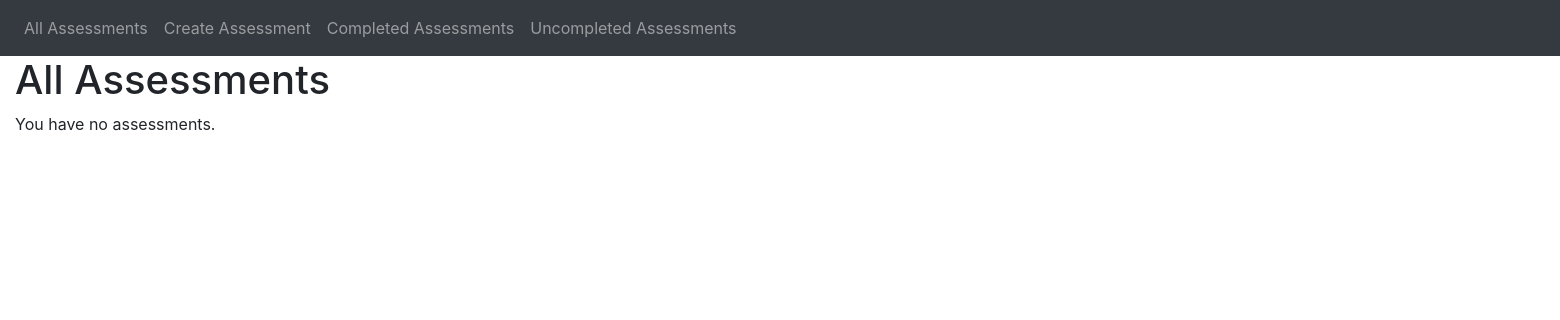
Before: / with the older database file.
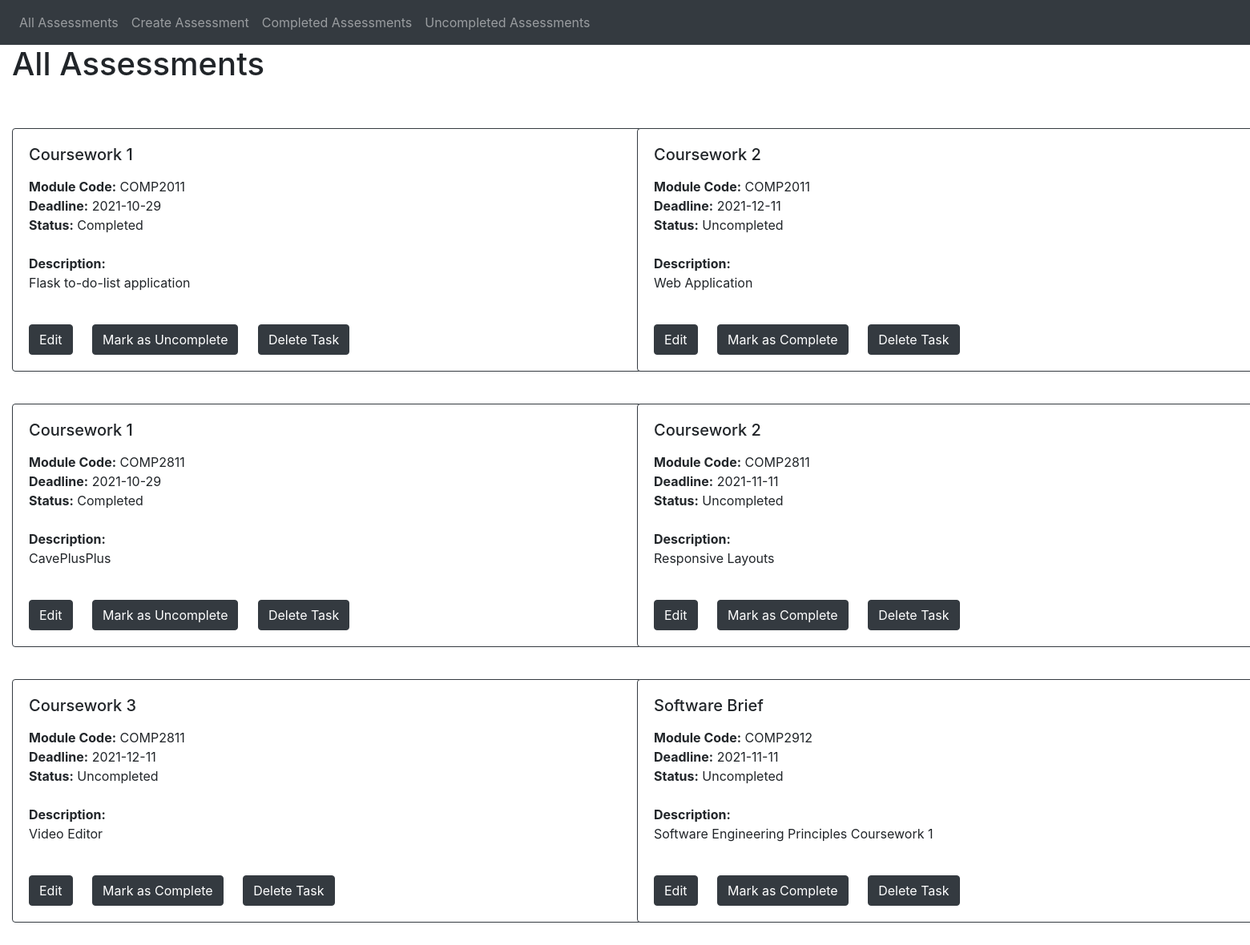
After: the same page with the newer database file.
### app/models.py (models this page shows)
class Assessment(db.Model):
  id = db.Column(db.Integer, primary_key=True)
  title = db.Column(db.String(100))
  code = db.Column(db.String(10))
  deadline = db.Column(db.Date())
  description = db.Column(db.String(500))
  status = db.Column(db.Boolean())

### app/views.py (the view)
@app.route('/', methods=['GET', 'POST'])
def home():
	description = home_description
	tasks = models.Assessment.query.order_by(models.Assessment.id).all()
	if len(tasks) > 0 :
		description = ''
	return render_template(home_template,title=home_title,description=description,tasks=tasks)

### app/templates/home.html
{% extends "base.html" %}
{% block content %}
<div class="row">
{% for task in tasks %}
<div class="col-sm-6">
  <br>
  <div class="card border-dark mb-3 cardstyle">
    <div class="card-body">
      <h5 class="card-title"> {{ task.title }} </h5>
      <p class="card-text">
        <div><strong>Module Code:</strong> {{ task.code }}</div>
        <div><strong>Deadline:</strong> {{ task.deadline }}</div>
        <div>
          <strong>Status:</strong>
          {% if task.status == 0 %}
            Uncompleted
          {% else %}
            Completed
          {% endif %}
        </div>
        <br>
        <div><strong>Description:</strong></div>
        <div> {{ task.description }} </div>
      </p>
      <br>
      <a href="/edit/{{ task.id }}" class="btn btn-dark card-link">Edit</a>
      {% if task.status == 0 %}
        <a href="/mark/{{ task.id }}" class="btn btn-dark card-link">Mark as Complete</a>
      {% else %}
        <a href="/unmark/{{ task.id }}" class="btn btn-dark card-link">Mark as Uncomplete</a>
      {% endif %}
      <a href="/delete/{{ task.id }}" class="btn btn-dark card-link">Delete Task</a>
      <br>
    </div>
  </div>
</div>
{% endfor %}
</div>
{% endblock %}

### app/templates/base.html (shortened to what this page needs)
<!DOCTYPE html>
<html lang="en">
  <head>
    <link rel="stylesheet" href="https://stackpath.bootstrapcdn.com/bootstrap/4.2.1/css/bootstrap.min.css">
    <link rel="stylesheet" href="/static/style.css">
  </head>
  <body>
    <nav class="navbar sticky-top navbar-expand-lg navbar-dark bg-dark">
      <div class="collapse navbar-collapse" id="navbarSupportedContent">
        <ul class="navbar-nav mr-auto mt-2 mt-lg-0">
          <li class="nav-item"><a class="nav-link" href="/">All Assessments</a></li>
          <li class="nav-item"><a class="nav-link" href="/create">Create Assessment</a></li>
          <li class="nav-item"><a class="nav-link" href="/complete">Completed Assessments</a></li>
          <li class="nav-item"><a class="nav-link" href="/uncomplete">Uncompleted Assessments</a></li>
        </ul>
      </div>
    </nav>
    <div class="container-fluid">
      <h1> {{ title }} </h1>
      {{ description }}
      <br>
      {% block content %}{% endblock %}
    </div>
  </body>
</html>

### app/static/style.css (style rules this page uses)
body { padding-bottom: 100px; }
.cardstyle { width: 100vmin; }

Changed rows visible on the page:
added Assessment: title "Coursework 1", code "COMP2011", deadline "2021-10-29", status "Completed", description "Flask to-do-list application"
added Assessment: title "Coursework 2", code "COMP2011", deadline "2021-12-11", status "Uncompleted", description "Web Application"
added Assessment: title "Coursework 1", code "COMP2811", deadline "2021-10-29", status "Completed", description "CavePlusPlus"
added Assessment: title "Coursework 2", code "COMP2811", deadline "2021-11-11", status "Uncompleted", description "Responsive Layouts"
added Assessment: title "Coursework 3", code "COMP2811", deadline "2021-12-11", status "Uncompleted", description "Video Editor"
added Assessment: title "Software Brief", code "COMP2912", deadline "2021-11-11", status "Uncompleted", description "Software Engineering Principles Coursework 1"
Other visible differences:
{{ description }}: "You have no assessments." → (not shown)
